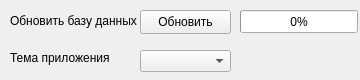
<?xml version="1.0" encoding="UTF-8"?>
<ui version="4.0">
 <class>MainWindow</class>
 <widget class="QMainWindow" name="MainWindow">
  <property name="geometry">
   <rect>
    <x>0</x>
    <y>0</y>
    <width>360</width>
    <height>80</height>
   </rect>
  </property>
  <property name="minimumSize">
   <size>
    <width>360</width>
    <height>80</height>
   </size>
  </property>
  <property name="maximumSize">
   <size>
    <width>360</width>
    <height>80</height>
   </size>
  </property>
  <property name="windowTitle">
   <string>MainWindow</string>
  </property>
  <widget class="QWidget" name="centralwidget">
   <widget class="QProgressBar" name="progressBar">
    <property name="geometry">
     <rect>
      <x>240</x>
      <y>10</y>
      <width>118</width>
      <height>23</height>
     </rect>
    </property>
    <property name="value">
     <number>0</number>
    </property>
    <property name="textVisible">
     <bool>true</bool>
    </property>
   </widget>
   <widget class="QPushButton" name="pushButton">
    <property name="geometry">
     <rect>
      <x>140</x>
      <y>10</y>
      <width>91</width>
      <height>24</height>
     </rect>
    </property>
    <property name="text">
     <string>Обновить</string>
    </property>
   </widget>
   <widget class="QLabel" name="label">
    <property name="geometry">
     <rect>
      <x>10</x>
      <y>10</y>
      <width>131</width>
      <height>21</height>
     </rect>
    </property>
    <property name="text">
     <string>Обновить базу данных</string>
    </property>
   </widget>
   <widget class="QComboBox" name="comboBox">
    <property name="geometry">
     <rect>
      <x>140</x>
      <y>50</y>
      <width>91</width>
      <height>22</height>
     </rect>
    </property>
   </widget>
   <widget class="QLabel" name="label_2">
    <property name="geometry">
     <rect>
      <x>10</x>
      <y>50</y>
      <width>111</width>
      <height>16</height>
     </rect>
    </property>
    <property name="text">
     <string>Тема приложения</string>
    </property>
   </widget>
  </widget>
 </widget>
 <resources/>
 <connections/>
</ui>
